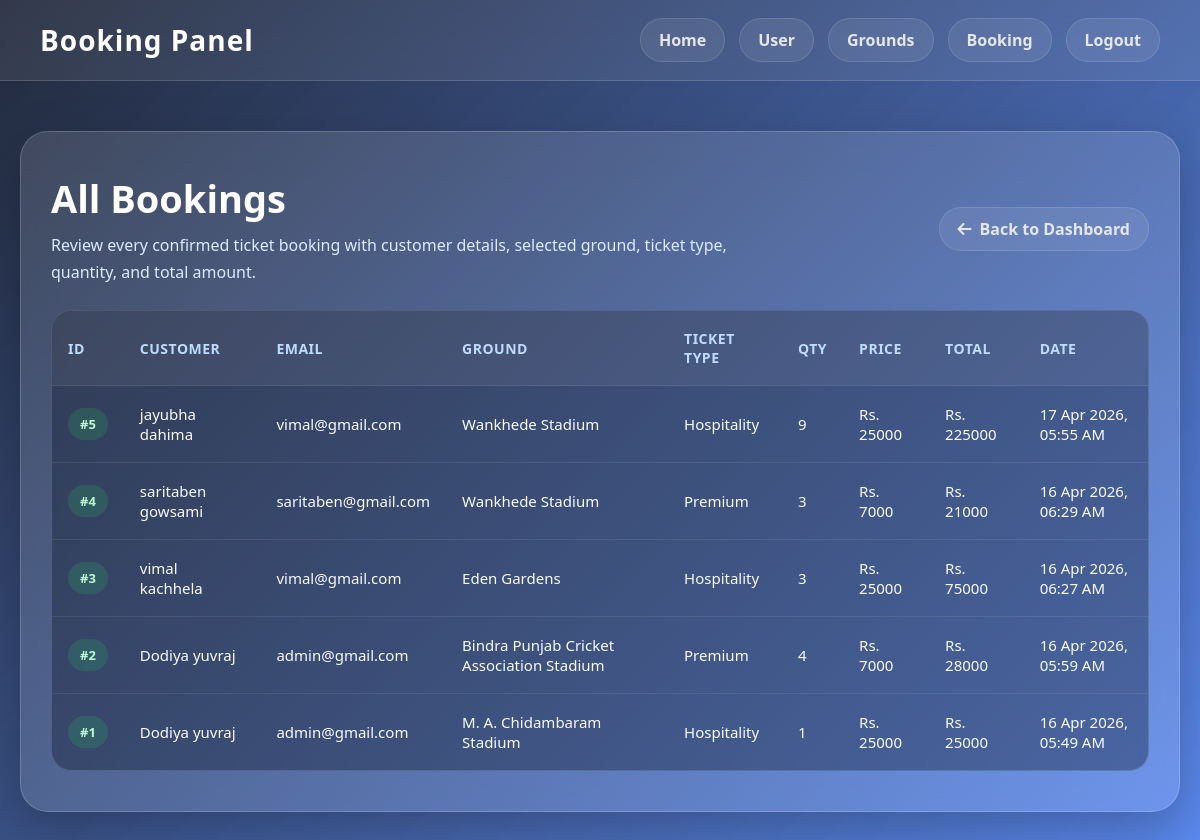
Page /adminpenal/booking/ on the earlier database version.
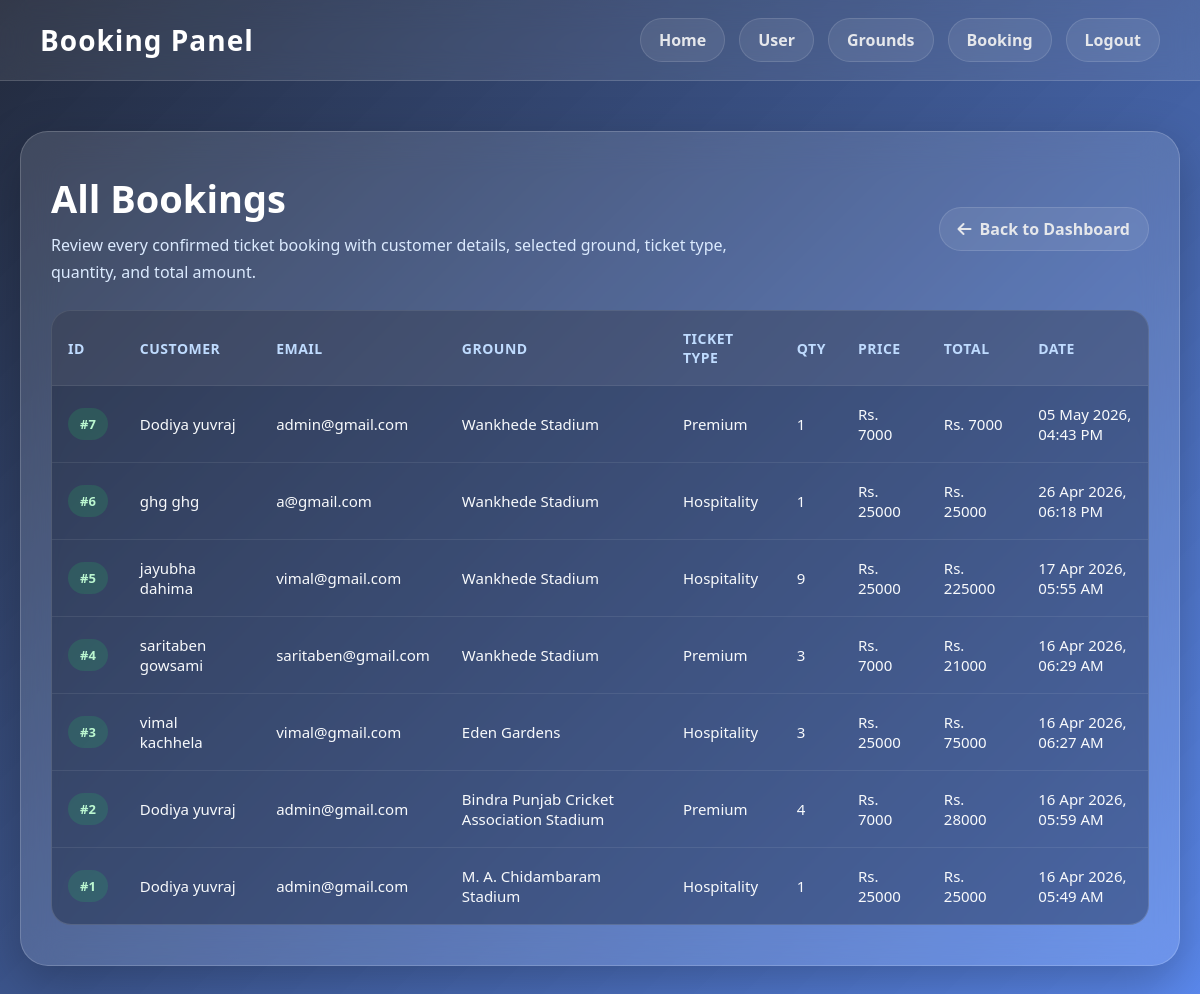
Same page on the later database version.
### booking/models.py (models this page shows, shortened)
class Booking(models.Model):
    user = models.ForeignKey(User, on_delete=models.CASCADE, related_name='bookings')
    ground = models.ForeignKey(Post, on_delete=models.CASCADE, related_name='bookings')
    ticket_type = models.ForeignKey(TicketType, on_delete=models.CASCADE, related_name='bookings')
    first_name = models.CharField(max_length=100)
    last_name = models.CharField(max_length=100, blank=True)
    email = models.EmailField()
    quantity = models.PositiveIntegerField(default=1)
    price_per_ticket = models.PositiveIntegerField()
    total_price = models.PositiveIntegerField()
    created_at = models.DateTimeField(auto_now_add=True)
    class Meta:
        ordering = ['-created_at']

### adminpenal/models.py (models this page shows, shortened)
class Post(models.Model):
    title = models.CharField(max_length=100)
    description = models.TextField()
    author = models.ForeignKey(User, on_delete=models.CASCADE, null=True, blank=True)
    image = models.ImageField(upload_to='posts/', blank=True, null=True)

class TicketType(models.Model):
    name = models.CharField(max_length=100, unique=True)
    price = models.PositiveIntegerField()
    is_active = models.BooleanField(default=True)
    class Meta:
        ordering = ['price', 'name']

### adminpenal/views.py (the view)
# urls.py: path("booking/", views.booking_list, name="booking_list"),
def booking_list(request):
    bookings = Booking.objects.select_related('user', 'ground', 'ticket_type').all()
    return render(request, 'adminpenal/booking.html', {
        'bookings': bookings,
    })

### adminpenal/templates/adminpenal/booking.html (shortened to what this page needs)
{% load static %}
<!DOCTYPE html>
<html lang="en">
<head>
  <link rel="stylesheet" href="https://cdnjs.cloudflare.com/ajax/libs/font-awesome/6.5.0/css/all.min.css">
</head>
<body>
  <nav class="navbar">
    <div class="brand">Booking Panel</div>
    <ul class="nav-links">
      <li><a href="{% url 'admin_dashboard' %}">Home</a></li>
      <li><a href="{% url 'users' %}">User</a></li>
      <li><a href="{% url 'grounds' %}">Grounds</a></li>
      <li><a href="{% url 'booking_list' %}">Booking</a></li>
      <li><a href="{% url 'admin_logout' %}">Logout</a></li>
    </ul>
  </nav>
  <main class="main">
    <section class="card">
      <div class="section-header">
        <div>
          <h1>All Bookings</h1>
          <p>Review every confirmed ticket booking with customer details, selected ground, ticket type, quantity, and total amount.</p>
        </div>
        <a href="{% url 'admin_dashboard' %}" class="back-btn">
          <i class="fa-solid fa-arrow-left"></i>
          Back to Dashboard
        </a>
      </div>
      {% if bookings %}
        <div class="booking-table-wrap">
          <table class="booking-table">
            <thead>
              <tr>
                <th>ID</th>
                <th>Customer</th>
                <th>Email</th>
                <th>Ground</th>
                <th>Ticket Type</th>
                <th>Qty</th>
                <th>Price</th>
                <th>Total</th>
                <th>Date</th>
              </tr>
            </thead>
            <tbody>
              {% for booking in bookings %}
                <tr>
                  <td><span class="badge">#{{ booking.id }}</span></td>
                  <td>{{ booking.first_name }} {{ booking.last_name }}</td>
                  <td>{{ booking.email }}</td>
                  <td>{{ booking.ground.title }}</td>
                  <td>{{ booking.ticket_type.name }}</td>
                  <td>{{ booking.quantity }}</td>
                  <td>Rs. {{ booking.price_per_ticket }}</td>
                  <td>Rs. {{ booking.total_price }}</td>
                  <td>{{ booking.created_at|date:"d M Y, h:i A" }}</td>
                </tr>
              {% endfor %}
            </tbody>
          </table>
        </div>
      {% else %}
        <div class="empty-state">No bookings available right now.</div>
      {% endif %}
    </section>
  </main>
</body>
</html>

### adminpenal/templates/adminpenal/booking.html (style rules this page uses)
* { margin: 0; padding: 0; box-sizing: border-box; font-family: 'Segoe UI', Tahoma, Geneva, Verdana, sans-serif; }
body { min-height: 100vh; display: flex; flex-direction: column; background: linear-gradient(135deg, rgba(15, 23, 42, 0.92), rgba(37, 99, 235, 0.75)), url('https://images.unsplash.com/photo-1518091043644-c1d4457512c6?auto=format&fit=crop&w=1600&q=80') center/cover fixed; color: #fff; }
.navbar { width: 100%; padding: 18px 40px; display: flex; justify-content: space-between; align-items: center; background: rgba(255, 255, 255, 0.08); backdrop-filter: blur(14px); border-bottom: 1px solid rgba(255, 255, 255, 0.15); position: sticky; top: 0; z-index: 1000; }
.brand { font-size: 28px; font-weight: 800; letter-spacing: 1px; color: #ffffff; }
.nav-links { display: flex; gap: 14px; list-style: none; flex-wrap: wrap; }
.nav-links a, .back-btn { text-decoration: none; color: #e5e7eb; font-weight: 600; padding: 10px 18px; border-radius: 999px; transition: 0.3s ease; background: rgba(255, 255, 255, 0.08); border: 1px solid rgba(255, 255, 255, 0.12); display: inline-flex; align-items: center; gap: 8px; }
.main { flex: 1; padding: 50px 20px; }
.card { width: 100%; max-width: 1200px; margin: 0 auto; padding: 40px 30px; border-radius: 28px; background: rgba(255, 255, 255, 0.12); backdrop-filter: blur(18px); border: 1px solid rgba(255, 255, 255, 0.18); box-shadow: 0 18px 50px rgba(0, 0, 0, 0.25); }
.section-header { display: flex; justify-content: space-between; align-items: center; gap: 16px; flex-wrap: wrap; margin-bottom: 24px; }
.section-header h1 { font-size: 38px; margin-bottom: 8px; }
.section-header p { color: #dbeafe; line-height: 1.7; max-width: 720px; }
.booking-table-wrap { overflow-x: auto; border-radius: 20px; background: rgba(15, 23, 42, 0.36); border: 1px solid rgba(255, 255, 255, 0.14); }
.booking-table { width: 100%; border-collapse: collapse; min-width: 920px; }
.booking-table th, .booking-table td { padding: 18px 16px; text-align: left; border-bottom: 1px solid rgba(255, 255, 255, 0.08); }
.booking-table th { background: rgba(255, 255, 255, 0.06); color: #bfdbfe; font-size: 14px; text-transform: uppercase; letter-spacing: 0.5px; }
.booking-table td { color: #f8fafc; font-size: 15px; }
.booking-table tr:last-child td { border-bottom: none; }
.badge { display: inline-flex; align-items: center; justify-content: center; padding: 7px 12px; border-radius: 999px; background: rgba(34, 197, 94, 0.18); color: #bbf7d0; font-weight: 700; font-size: 13px; }

Differences in the rows shown:
added Booking: id "7", first_name "Dodiya", last_name "yuvraj", email "admin@gmail.com", ground "Wankhede Stadium", ticket_type.name "Premium", quantity "1", price_per_ticket "7000", total_price "7000", created_at "05 May 2026, 04:43 PM"
added Booking: id "6", first_name "ghg", last_name "ghg", email "a@gmail.com", ground "Wankhede Stadium", ticket_type.name "Hospitality", quantity "1", price_per_ticket "25000", total_price "25000", created_at "26 Apr 2026, 06:18 PM"
